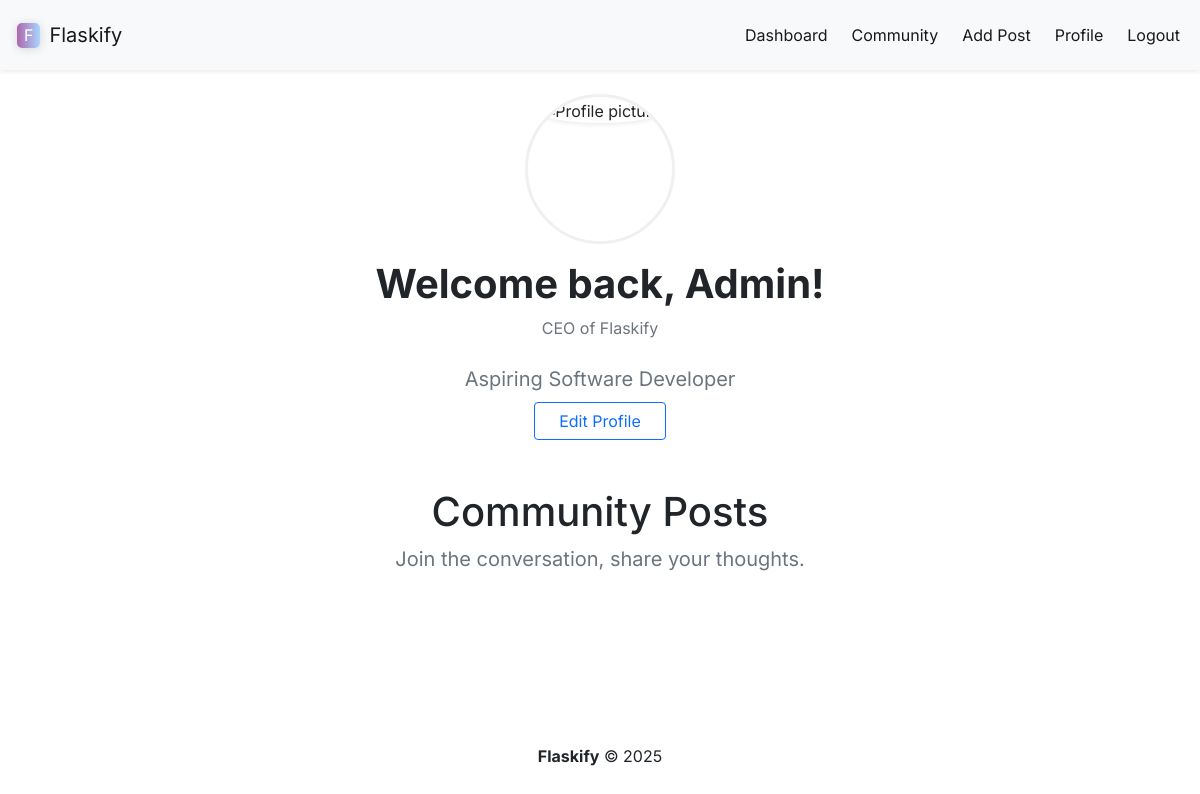
The page /profile (signed in) on the database as committed earlier.
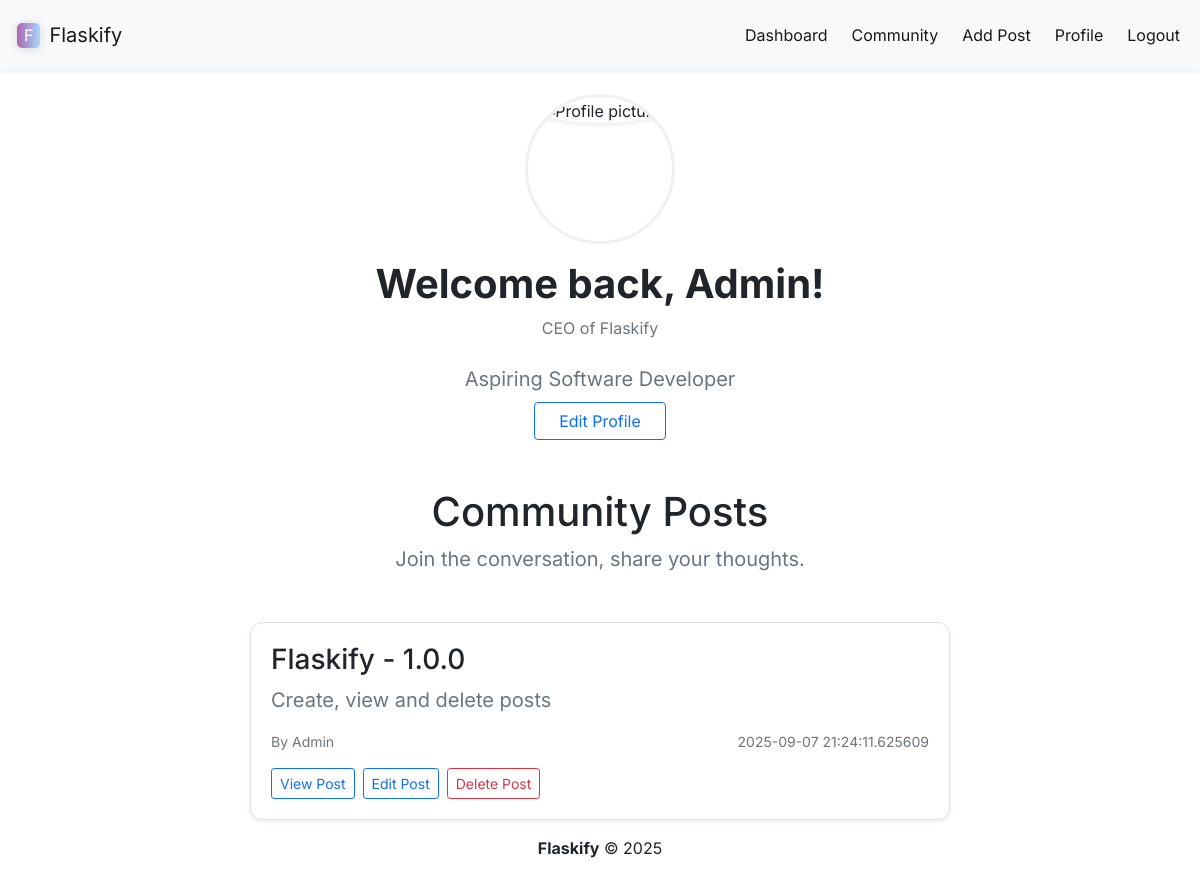
The same page on the database as committed later.
### app.py (models this page shows)
class Posts(db.Model):
    id = db.Column(db.Integer, primary_key=True)
    title = db.Column(db.String(999))
    content = db.Column(db.Text)
    author = db.Column(db.String(999))
    date_posted = db.Column(db.DateTime, default=datetime.now(timezone.utc))
    slug = db.Column(db.String(255))

### app.py (the view)
@app.route('/profile')
@login_required
def profile():
    posts = (Posts.query
             .filter_by(id=current_user.id)     # only YOUR posts
             .order_by(Posts.date_posted.desc())     # newest first, because we live in 2025
             .all())
    return render_template("profile.html", current_user=current_user, posts=posts)

### app.py (called while the page is built)
@login_manager.user_loader
def load_user(user_id):
    return Users.query.get(int(user_id))

### templates/profile.html
{% extends 'base.html' %}
{% block navigation_items %}
    <div class="collapse navbar-collapse" id="navbarSupportedContent">
        <ul class="navbar-nav ms-auto gap-2">
            <li class="nav-item">
                <a class="nav-link active" aria-current="page" href="{{url_for('dashboard')}}">Dashboard</a>
            </li>
            <li class="nav-item">
                <a class="nav-link active" aria-current="page" href="{{url_for('posts')}}">Community</a>
            </li>
            <li class="nav-item">
                <a class="nav-link active" aria-current="page" href="{{url_for('add_post')}}">Add Post</a>
            </li>
            <li class="nav-item">
                <a class="nav-link active" aria-current="page" href="{{url_for('profile')}}">Profile</a>
            </li>
            <li class="nav-item">
                <a class="nav-link active" aria-current="page" href="{{url_for('logout')}}">Logout</a>
            </li>
        </ul>
    </div>
{% endblock %}
{% block section %}
  <div class="d-flex flex-column align-items-center text-center font-for-text mb-5">
    <div class="profile-pic-wrapper mb-3">
      <img src="https://tse2.mm.bing.net/th/id/OIP.-n6mzk6Qt5Tu-I3ek1It1gHaHa?r=0&rs=1&pid=ImgDetMain&o=7&rm=3"
           alt="Profile picture"
           class="profile-pic shadow-sm">
    </div>
    <h1 class="fw-bold">Welcome back, {{ current_user.name.title() }}!</h1>
    <p class="text-secondary mb-4">{{ current_user.aspiring_job }}</p>
    <p class="text-muted fs-5 mb-2">{{ current_user.bio }}</p>
    <a href="{{ url_for('update', id=current_user.id) }}" class="btn btn-outline-primary px-4">
      Edit Profile
    </a>
  </div>
  <div class="text-center mb-5">
    <h1 class="font-for-text">Community Posts</h1>
    <p class="font-for-text text-muted fs-5">Join the conversation, share your thoughts.</p>
  </div>
  <div class="d-flex flex-column align-items-center gap-4 font-for-text">
    {% for post in posts %}
      <div class="post-container-styling bg-white shadow-sm">
        <h3 class="fw-semibold mb-2">{{ post.title }}</h3>
        <p class="fs-5 text-secondary mb-3">{{ post.content }}</p>
        <div class="d-flex justify-content-between text-muted small mb-3">
          <span>By {{ post.author }}</span>
          <span>{{ post.date_posted }}</span>
        </div>
        <div class="d-flex flex-row gap-2">
            <div class="">
                <a class="btn btn-sm btn-outline-primary" href="{{ url_for('post', id=post.id) }}">
                    View Post
                </a>
            </div>
            <div class="">
                <a class="btn btn-sm btn-outline-primary" href="{{ url_for('edit_post', id=post.id) }}">
                    Edit Post
                </a>
            </div>
            <div class="">
                <a class="btn btn-sm btn-outline-danger" href="{{ url_for('delete_post', id=post.id) }}">
                    Delete Post
                </a>
            </div>
        </div>
      </div>
    {% endfor %}
  </div>
{% endblock %}

Rows that differ between the two databases and show on the page:
added Posts: title "Flaskify - 1.0.0", content "Create, view and delete posts", author "Admin", date_posted "2025-09-07 21:24:11.625609"
